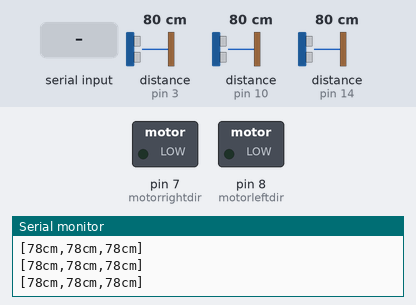
Recording of a sketch running on a simulated Arduino Uno, built with avr-gcc and run on an emulated ATmega328P. Shown: switched loads named in the sketch (green lamp = pin HIGH), the last lines printed to the serial monitor. Wiring (inferred from the names in the program): 3 × ultrasonic range finder: trigger pin 2, echo pin 3 / trigger pin 9, echo pin 10 / trigger pin 15, echo pin 14. Inputs (shaded band) come from the test bench; at power-on: distance to the obstacle (sensors on pin 3, pin 10, pin 14) 80 cm. The echo pulse lasts 58.3 µs per cm; pins used as bus, display or sensor lines are not drawn.

Above: at 1.2 s.
1.3 s: "MOVEB\n" received over Serial
At 2.0 s:
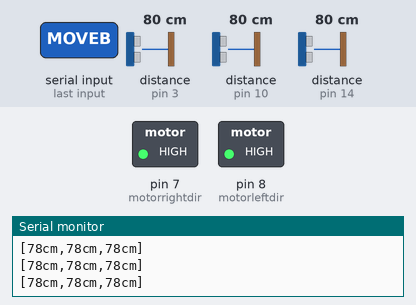
2.9 s: "TURNR\n" received over Serial
At 4.6 s:
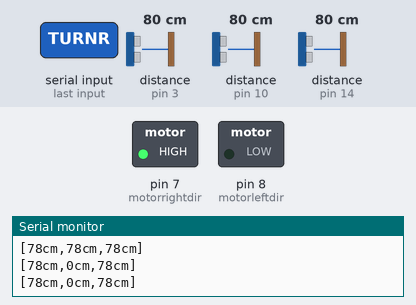
5.1 s: "TURNL\n" received over Serial
At 7.0 s:
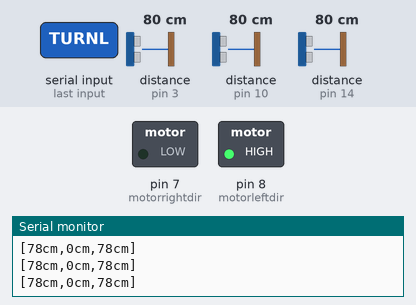
7.3 s: "CONTF\n" received over Serial
At 8.6 s:
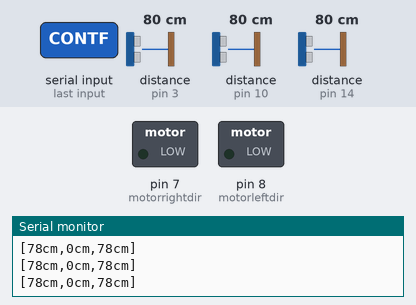
Timing chart, 0 to 10.3 s (numbered marks = the images above; inputs shaded):
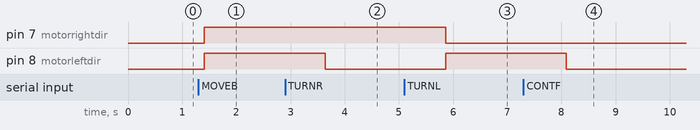

The sketch:

sketch_apr12apart3.ino
```cpp
// defines pins numbers
const int echoPinLeft = 14;
const int trigPinLeft = 15;
const int echoPinFront = 10;
const int trigPinFront = 9;
const int echoPinRight = 3;
const int trigPinRight = 2;

// defines variables
long duration;
int distance;
int motorright = 9;
int motorrightdir = 7;
int motorleft = 10;
int motorleftdir = 8;

//For Bluetooth.
#include <SoftwareSerial.h>
SoftwareSerial mySerial(A2, A3); // RX, TX

//For serial receive.
const byte numChars = 11;
char receivedChars[numChars]; // an array to store the received data
String received; //The data as a string
boolean newData = false;

void setup()
{
  pinMode(motorright, OUTPUT);
  pinMode(motorleft, OUTPUT);
  pinMode(motorrightdir, OUTPUT);
  pinMode(motorleftdir, OUTPUT);
  pinMode(trigPinLeft, OUTPUT); // Sets the trigPin as an Output
  pinMode(echoPinLeft, INPUT); // Sets the echoPin as an Input
  pinMode(trigPinFront, OUTPUT); // Sets the trigPin as an Output
  pinMode(echoPinFront, INPUT); // Sets the echoPin as an Input
  pinMode(trigPinRight, OUTPUT); // Sets the trigPin as an Output
  pinMode(echoPinRight, INPUT); // Sets the echoPin as an Input
  Serial.begin(9600); //normal printing
  mySerial.begin(57600); // Starts the bluetooth serial communication
}

void loop()
{
  int left = ultrasonic(echoPinLeft,trigPinLeft);
  int front = ultrasonic(echoPinFront,trigPinFront);
  int right = ultrasonic(echoPinRight,trigPinRight);
  String message = "";
  message = message + "[" + left + "cm," + front + "cm," + right + "cm]\n";
  Serial.print(message);
  mySerial.print(message);
  delay(100); //wait for 1/10th of a second.
  recvWithEndMarker();
  processCommand();
}

int ultrasonic(int echoPin, int trigPin) // Clears the trigPin
{
  digitalWrite(trigPin, LOW);
  delayMicroseconds(2);
  // Sets the trigPin on HIGH state for 10 micro seconds
  digitalWrite(trigPin, HIGH);
  delayMicroseconds(10);
  digitalWrite(trigPin, LOW);
  // Reads the echoPin, returns the sound wave travel time in microseconds
  duration = pulseIn(echoPin, HIGH);
  // Calculating the distance
  distance= duration*0.034/2;
  return distance;
}
void processCommand()
{

  if (newData == true)
  {
    String instruction = received.substring(0,5);
    String data = received.substring(6,10);
    Serial.print(received.substring(6,10));
    if(instruction == "CONTF") goForward(); //Need to fix this one
    if(instruction == "MOVEF") forward(data.toInt());
    if(instruction == "MOVEB") backward(data.toInt());
    if(instruction == "TURNR") right(data.toInt());
    if(instruction == "TURNL") left(data.toInt());
    if(instruction == "FAST1") fast(data.toInt());
    if(instruction == "FAST2") fastest(data.toInt());
    if(instruction == "STOP1") stop();
    if(instruction == "AVOIL") avoidWallLeft(data.toInt());
    if(instruction == "AVOIR") avoidWallRight(data.toInt());
    newData = false;
  }
}

void recvWithEndMarker()
{
  static byte ndx = 0;
  char endMarker = '\n';
  char rc;
  while (Serial.available() > 0 && newData == false)
  {
    rc = Serial.read();
    if (rc != endMarker)
    {
      receivedChars[ndx] = rc; ndx++;
      if (ndx >= numChars)
      {
      ndx = numChars - 1; }
    }
    else
    {
      receivedChars[ndx] = '\0'; // terminate the string
      received = String(receivedChars);
      ndx = 0;
      newData = true;
    }
  }
}

void forward(int time)
{
  digitalWrite(motorrightdir, LOW);
  analogWrite(motorright,100);
  digitalWrite(motorleftdir, LOW);
  analogWrite(motorleft, 100);
  delay(time * 2);
  stop();
}
void backward(int time)
{
  digitalWrite(motorrightdir, HIGH);
  analogWrite(motorright,75);
  digitalWrite(motorleftdir, HIGH);
  analogWrite(motorleft, 75);
  delay(time);
  stop();
}

void right(int time)
{
  digitalWrite(motorrightdir, HIGH);
  analogWrite(motorright, 50);
  digitalWrite(motorleftdir, LOW);
  analogWrite(motorleft, 100);
  delay(time);
  stop();
}
void left(int time)
{
  digitalWrite(motorrightdir, LOW);
  analogWrite(motorright, 100);
  digitalWrite(motorleftdir, HIGH);
  analogWrite(motorleft, 50);
  delay(time);
  stop();
}
void fast(int time)
{
  digitalWrite(motorrightdir, LOW);
  analogWrite(motorright,100);
  digitalWrite(motorleftdir, LOW);
  analogWrite(motorleft, 100);
  delay(time);
  stop();
}
void fastest(int time)
{
  digitalWrite(motorrightdir, LOW);
  analogWrite(motorright,125);
  digitalWrite(motorleftdir, LOW);
  analogWrite(motorleft, 125);
  delay(time);
  stop();
}
void goForward()
{
  digitalWrite(motorrightdir, LOW);
  analogWrite(motorright,60);
  digitalWrite(motorleftdir, LOW);
  analogWrite(motorleft, 60);
}


void avoidWallLeft(int time)
{
  digitalWrite(motorrightdir, HIGH);
  analogWrite(motorright, 125);
  digitalWrite(motorleftdir, LOW);
  analogWrite(motorleft, 75);
  delay(time);
  stop();
}
void avoidWallRight(int time)
{
  digitalWrite(motorrightdir, LOW);
  analogWrite(motorright, 75);
  digitalWrite(motorleftdir, HIGH);
  analogWrite(motorleft, 125);
  delay(time);
  stop();
}


void stop()
{
  analogWrite(motorright, 0);
  analogWrite(motorleft, 0);
}
```

Measured:
- after the input at 1.3 s, pin 7 (motorrightdir), pin 8 (motorleftdir): LOW → HIGH after 0.11 s
- after the input at 2.9 s, pin 8 (motorleftdir): HIGH → LOW after 0.74 s
- after the input at 5.1 s, pin 7 (motorrightdir): HIGH → LOW after 0.76 s; pin 8 (motorleftdir): LOW → HIGH after 0.76 s
- after the input at 7.3 s, pin 8 (motorleftdir): HIGH → LOW after 0.79 s
